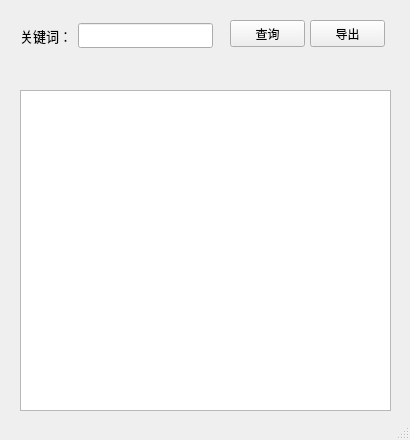
<?xml version="1.0" encoding="UTF-8"?>
<ui version="4.0">
 <class>MainWindow</class>
 <widget class="QMainWindow" name="MainWindow">
  <property name="geometry">
   <rect>
    <x>0</x>
    <y>0</y>
    <width>410</width>
    <height>440</height>
   </rect>
  </property>
  <property name="windowTitle">
   <string>百度关键词采集 by 南瓜</string>
  </property>
  <widget class="QWidget" name="centralwidget">
   <widget class="QPushButton" name="findpushButton">
    <property name="geometry">
     <rect>
      <x>230</x>
      <y>20</y>
      <width>75</width>
      <height>27</height>
     </rect>
    </property>
    <property name="text">
     <string>查询</string>
    </property>
   </widget>
   <widget class="QPushButton" name="exportpushButton">
    <property name="geometry">
     <rect>
      <x>310</x>
      <y>20</y>
      <width>75</width>
      <height>27</height>
     </rect>
    </property>
    <property name="text">
     <string>导出</string>
    </property>
   </widget>
   <widget class="QTextEdit" name="keywordtextEdit">
    <property name="geometry">
     <rect>
      <x>20</x>
      <y>90</y>
      <width>371</width>
      <height>321</height>
     </rect>
    </property>
   </widget>
   <widget class="QWidget" name="">
    <property name="geometry">
     <rect>
      <x>20</x>
      <y>20</y>
      <width>193</width>
      <height>32</height>
     </rect>
    </property>
    <layout class="QHBoxLayout" name="horizontalLayout">
     <item>
      <widget class="QLabel" name="keywordlabel">
       <property name="minimumSize">
        <size>
         <width>0</width>
         <height>0</height>
        </size>
       </property>
       <property name="font">
        <font>
         <family>宋体</family>
         <pointsize>10</pointsize>
        </font>
       </property>
       <property name="text">
        <string>关键词：</string>
       </property>
      </widget>
     </item>
     <item>
      <widget class="QLineEdit" name="keywordlineEdit">
       <property name="minimumSize">
        <size>
         <width>0</width>
         <height>25</height>
        </size>
       </property>
      </widget>
     </item>
    </layout>
   </widget>
  </widget>
  <widget class="QStatusBar" name="statusbar"/>
 </widget>
 <resources/>
 <connections/>
</ui>
